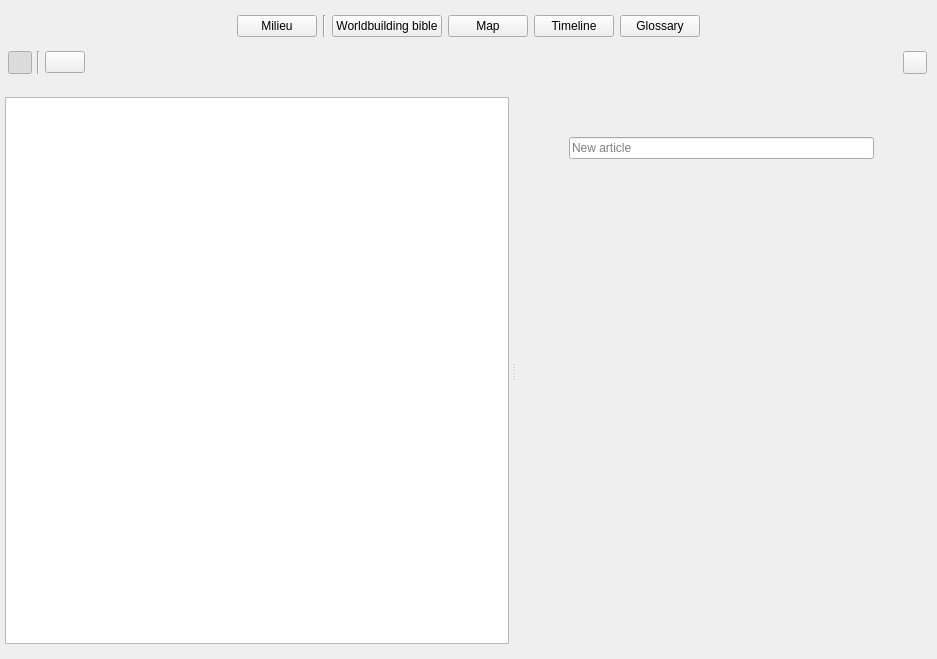
<?xml version="1.0" encoding="UTF-8"?>
<ui version="4.0">
 <class>WorldBuildingView</class>
 <widget class="QWidget" name="WorldBuildingView">
  <property name="geometry">
   <rect>
    <x>0</x>
    <y>0</y>
    <width>937</width>
    <height>659</height>
   </rect>
  </property>
  <property name="windowTitle">
   <string>Form</string>
  </property>
  <property name="bg" stdset="0">
   <bool>true</bool>
  </property>
  <layout class="QVBoxLayout" name="verticalLayout_3">
   <property name="spacing">
    <number>3</number>
   </property>
   <property name="leftMargin">
    <number>0</number>
   </property>
   <property name="topMargin">
    <number>15</number>
   </property>
   <property name="rightMargin">
    <number>0</number>
   </property>
   <property name="bottomMargin">
    <number>0</number>
   </property>
   <item>
    <widget class="QWidget" name="wdgButtonsHeader" native="true">
     <layout class="QHBoxLayout" name="horizontalLayout_4">
      <property name="leftMargin">
       <number>0</number>
      </property>
      <property name="topMargin">
       <number>0</number>
      </property>
      <property name="rightMargin">
       <number>0</number>
      </property>
      <property name="bottomMargin">
       <number>2</number>
      </property>
      <item>
       <spacer name="horizontalSpacer_5">
        <property name="orientation">
         <enum>Qt::Horizontal</enum>
        </property>
        <property name="sizeHint" stdset="0">
         <size>
          <width>40</width>
          <height>20</height>
         </size>
        </property>
       </spacer>
      </item>
      <item>
       <widget class="QPushButton" name="btnMilieuView">
        <property name="cursor">
         <cursorShape>PointingHandCursor</cursorShape>
        </property>
        <property name="toolTip">
         <string tr="true">Milieu entities</string>
        </property>
        <property name="text">
         <string tr="true">Milieu</string>
        </property>
        <property name="shortcut">
         <string>1</string>
        </property>
        <property name="checkable">
         <bool>true</bool>
        </property>
        <property name="checked">
         <bool>false</bool>
        </property>
        <property name="transparent-rounded-bg-on-hover" stdset="0">
         <bool>true</bool>
        </property>
        <property name="secondary-selector" stdset="0">
         <bool>true</bool>
        </property>
        <property name="transparent-magnolia-rounded-bg-on-hover" stdset="0">
         <bool>true</bool>
        </property>
        <attribute name="buttonGroup">
         <string notr="true">buttonGroup</string>
        </attribute>
       </widget>
      </item>
      <item>
       <widget class="Line" name="line_3">
        <property name="orientation">
         <enum>Qt::Vertical</enum>
        </property>
       </widget>
      </item>
      <item>
       <widget class="QPushButton" name="btnWorldView">
        <property name="cursor">
         <cursorShape>PointingHandCursor</cursorShape>
        </property>
        <property name="toolTip">
         <string tr="true">Worldbuilding bible with articles</string>
        </property>
        <property name="text">
         <string tr="true">Worldbuilding bible</string>
        </property>
        <property name="shortcut">
         <string>1</string>
        </property>
        <property name="checkable">
         <bool>true</bool>
        </property>
        <property name="checked">
         <bool>false</bool>
        </property>
        <property name="transparent-rounded-bg-on-hover" stdset="0">
         <bool>true</bool>
        </property>
        <property name="secondary-selector" stdset="0">
         <bool>true</bool>
        </property>
        <property name="transparent-magnolia-rounded-bg-on-hover" stdset="0">
         <bool>true</bool>
        </property>
        <attribute name="buttonGroup">
         <string notr="true">buttonGroup</string>
        </attribute>
       </widget>
      </item>
      <item>
       <widget class="QPushButton" name="btnMapView">
        <property name="cursor">
         <cursorShape>PointingHandCursor</cursorShape>
        </property>
        <property name="toolTip">
         <string tr="true">Map</string>
        </property>
        <property name="text">
         <string tr="true">Map</string>
        </property>
        <property name="shortcut">
         <string>3</string>
        </property>
        <property name="checkable">
         <bool>true</bool>
        </property>
        <property name="checked">
         <bool>false</bool>
        </property>
        <property name="transparent-rounded-bg-on-hover" stdset="0">
         <bool>true</bool>
        </property>
        <property name="secondary-selector" stdset="0">
         <bool>true</bool>
        </property>
        <property name="transparent-magnolia-rounded-bg-on-hover" stdset="0">
         <bool>true</bool>
        </property>
        <attribute name="buttonGroup">
         <string notr="true">buttonGroup</string>
        </attribute>
       </widget>
      </item>
      <item>
       <widget class="QPushButton" name="btnHistoryView">
        <property name="cursor">
         <cursorShape>PointingHandCursor</cursorShape>
        </property>
        <property name="toolTip">
         <string tr="true">Timeline</string>
        </property>
        <property name="text">
         <string tr="true">Timeline</string>
        </property>
        <property name="shortcut">
         <string>3</string>
        </property>
        <property name="checkable">
         <bool>true</bool>
        </property>
        <property name="checked">
         <bool>false</bool>
        </property>
        <property name="transparent-rounded-bg-on-hover" stdset="0">
         <bool>true</bool>
        </property>
        <property name="secondary-selector" stdset="0">
         <bool>true</bool>
        </property>
        <property name="transparent-magnolia-rounded-bg-on-hover" stdset="0">
         <bool>true</bool>
        </property>
        <attribute name="buttonGroup">
         <string notr="true">buttonGroup</string>
        </attribute>
       </widget>
      </item>
      <item>
       <widget class="QPushButton" name="btnGlossaryView">
        <property name="cursor">
         <cursorShape>PointingHandCursor</cursorShape>
        </property>
        <property name="toolTip">
         <string tr="true">Glossary</string>
        </property>
        <property name="text">
         <string tr="true">Glossary</string>
        </property>
        <property name="shortcut">
         <string>3</string>
        </property>
        <property name="checkable">
         <bool>true</bool>
        </property>
        <property name="checked">
         <bool>false</bool>
        </property>
        <property name="transparent-rounded-bg-on-hover" stdset="0">
         <bool>true</bool>
        </property>
        <property name="secondary-selector" stdset="0">
         <bool>true</bool>
        </property>
        <property name="transparent-magnolia-rounded-bg-on-hover" stdset="0">
         <bool>true</bool>
        </property>
        <attribute name="buttonGroup">
         <string notr="true">buttonGroup</string>
        </attribute>
       </widget>
      </item>
      <item>
       <spacer name="horizontalSpacer_8">
        <property name="orientation">
         <enum>Qt::Horizontal</enum>
        </property>
        <property name="sizeHint" stdset="0">
         <size>
          <width>40</width>
          <height>20</height>
         </size>
        </property>
       </spacer>
      </item>
     </layout>
    </widget>
   </item>
   <item>
    <widget class="QStackedWidget" name="stackedWidget">
     <property name="currentIndex">
      <number>0</number>
     </property>
     <widget class="QWidget" name="pageEntity">
      <property name="bg-image" stdset="0">
       <bool>true</bool>
      </property>
      <layout class="QVBoxLayout" name="verticalLayout_6">
       <property name="spacing">
        <number>3</number>
       </property>
       <property name="leftMargin">
        <number>0</number>
       </property>
       <property name="topMargin">
        <number>0</number>
       </property>
       <property name="rightMargin">
        <number>0</number>
       </property>
       <property name="bottomMargin">
        <number>0</number>
       </property>
       <item>
        <widget class="QWidget" name="wdgEntityToolbar" native="true">
         <property name="sizePolicy">
          <sizepolicy hsizetype="Preferred" vsizetype="Maximum">
           <horstretch>0</horstretch>
           <verstretch>0</verstretch>
          </sizepolicy>
         </property>
         <property name="bg" stdset="0">
          <bool>true</bool>
         </property>
         <layout class="QHBoxLayout" name="horizontalLayout">
          <property name="spacing">
           <number>5</number>
          </property>
          <property name="leftMargin">
           <number>8</number>
          </property>
          <property name="rightMargin">
           <number>10</number>
          </property>
          <property name="bottomMargin">
           <number>5</number>
          </property>
          <item>
           <widget class="QToolButton" name="btnTreeToggle">
            <property name="cursor">
             <cursorShape>PointingHandCursor</cursorShape>
            </property>
            <property name="text">
             <string/>
            </property>
            <property name="checkable">
             <bool>true</bool>
            </property>
            <property name="checked">
             <bool>true</bool>
            </property>
            <property name="base" stdset="0">
             <bool>true</bool>
            </property>
           </widget>
          </item>
          <item>
           <widget class="Line" name="line">
            <property name="orientation">
             <enum>Qt::Vertical</enum>
            </property>
           </widget>
          </item>
          <item>
           <widget class="QPushButton" name="btnNew">
            <property name="maximumSize">
             <size>
              <width>130</width>
              <height>16777215</height>
             </size>
            </property>
            <property name="cursor">
             <cursorShape>PointingHandCursor</cursorShape>
            </property>
            <property name="toolTip">
             <string tr="true">Add new article</string>
            </property>
            <property name="text">
             <string/>
            </property>
            <property name="shortcut">
             <string>Ctrl+N</string>
            </property>
            <property name="positive" stdset="0">
             <bool>true</bool>
            </property>
            <property name="base" stdset="0">
             <bool>true</bool>
            </property>
           </widget>
          </item>
          <item>
           <spacer name="horizontalSpacer">
            <property name="orientation">
             <enum>Qt::Horizontal</enum>
            </property>
            <property name="sizeHint" stdset="0">
             <size>
              <width>40</width>
              <height>20</height>
             </size>
            </property>
           </spacer>
          </item>
          <item>
           <widget class="QToolButton" name="btnSettings">
            <property name="cursor">
             <cursorShape>PointingHandCursor</cursorShape>
            </property>
            <property name="text">
             <string/>
            </property>
            <property name="checkable">
             <bool>true</bool>
            </property>
            <property name="base" stdset="0">
             <bool>true</bool>
            </property>
           </widget>
          </item>
         </layout>
        </widget>
       </item>
       <item>
        <widget class="QWidget" name="widget" native="true">
         <layout class="QHBoxLayout" name="horizontalLayout_6">
          <property name="spacing">
           <number>3</number>
          </property>
          <property name="leftMargin">
           <number>0</number>
          </property>
          <property name="topMargin">
           <number>0</number>
          </property>
          <property name="rightMargin">
           <number>0</number>
          </property>
          <property name="bottomMargin">
           <number>0</number>
          </property>
          <item>
           <widget class="QSplitter" name="splitterNav">
            <property name="orientation">
             <enum>Qt::Horizontal</enum>
            </property>
            <property name="handleWidth">
             <number>10</number>
            </property>
            <property name="childrenCollapsible">
             <bool>false</bool>
            </property>
            <widget class="QWidget" name="wdgWorldContainer" native="true">
             <property name="sizePolicy">
              <sizepolicy hsizetype="Preferred" vsizetype="Expanding">
               <horstretch>0</horstretch>
               <verstretch>0</verstretch>
              </sizepolicy>
             </property>
             <layout class="QVBoxLayout" name="verticalLayout_2">
              <property name="spacing">
               <number>3</number>
              </property>
              <property name="leftMargin">
               <number>5</number>
              </property>
              <property name="topMargin">
               <number>15</number>
              </property>
              <property name="rightMargin">
               <number>0</number>
              </property>
              <property name="bottomMargin">
               <number>15</number>
              </property>
              <item>
               <widget class="WorldBuildingTreeView" name="treeWorld">
                <property name="sizePolicy">
                 <sizepolicy hsizetype="Preferred" vsizetype="Expanding">
                  <horstretch>0</horstretch>
                  <verstretch>0</verstretch>
                 </sizepolicy>
                </property>
                <property name="mouseTracking">
                 <bool>true</bool>
                </property>
               </widget>
              </item>
             </layout>
            </widget>
            <widget class="QScrollArea" name="scrollArea">
             <property name="frameShape">
              <enum>QFrame::NoFrame</enum>
             </property>
             <property name="widgetResizable">
              <bool>true</bool>
             </property>
             <widget class="QWidget" name="scrollAreaWidgetContents">
              <property name="geometry">
               <rect>
                <x>0</x>
                <y>0</y>
                <width>423</width>
                <height>577</height>
               </rect>
              </property>
              <property name="sizePolicy">
               <sizepolicy hsizetype="Expanding" vsizetype="Expanding">
                <horstretch>0</horstretch>
                <verstretch>0</verstretch>
               </sizepolicy>
              </property>
              <property name="bg-image" stdset="0">
               <bool>true</bool>
              </property>
              <layout class="QHBoxLayout" name="horizontalLayout_2">
               <property name="spacing">
                <number>3</number>
               </property>
               <property name="leftMargin">
                <number>40</number>
               </property>
               <property name="topMargin">
                <number>15</number>
               </property>
               <property name="rightMargin">
                <number>40</number>
               </property>
               <property name="bottomMargin">
                <number>15</number>
               </property>
               <item>
                <widget class="QFrame" name="wdgCenterEditor">
                 <property name="sizePolicy">
                  <sizepolicy hsizetype="Preferred" vsizetype="Expanding">
                   <horstretch>0</horstretch>
                   <verstretch>0</verstretch>
                  </sizepolicy>
                 </property>
                 <property name="maximumSize">
                  <size>
                   <width>1000</width>
                   <height>16777215</height>
                  </size>
                 </property>
                 <layout class="QVBoxLayout" name="verticalLayout" stretch="0,0">
                  <property name="spacing">
                   <number>5</number>
                  </property>
                  <property name="leftMargin">
                   <number>0</number>
                  </property>
                  <property name="topMargin">
                   <number>40</number>
                  </property>
                  <property name="rightMargin">
                   <number>0</number>
                  </property>
                  <property name="bottomMargin">
                   <number>15</number>
                  </property>
                  <item>
                   <widget class="QWidget" name="wdgNameHeader" native="true">
                    <layout class="QVBoxLayout" name="verticalLayout_7">
                     <property name="spacing">
                      <number>20</number>
                     </property>
                     <property name="leftMargin">
                      <number>10</number>
                     </property>
                     <property name="topMargin">
                      <number>0</number>
                     </property>
                     <property name="rightMargin">
                      <number>10</number>
                     </property>
                     <property name="bottomMargin">
                      <number>10</number>
                     </property>
                     <item>
                      <widget class="QLineEdit" name="lineName">
                       <property name="placeholderText">
                        <string tr="true">New article</string>
                       </property>
                      </widget>
                     </item>
                    </layout>
                   </widget>
                  </item>
                  <item>
                   <spacer name="verticalSpacer">
                    <property name="orientation">
                     <enum>Qt::Vertical</enum>
                    </property>
                    <property name="sizeHint" stdset="0">
                     <size>
                      <width>20</width>
                      <height>40</height>
                     </size>
                    </property>
                   </spacer>
                  </item>
                 </layout>
                </widget>
               </item>
              </layout>
             </widget>
            </widget>
           </widget>
          </item>
          <item>
           <widget class="QWidget" name="wdgSideBar" native="true">
            <property name="sizePolicy">
             <sizepolicy hsizetype="Maximum" vsizetype="Preferred">
              <horstretch>0</horstretch>
              <verstretch>0</verstretch>
             </sizepolicy>
            </property>
            <layout class="QVBoxLayout" name="verticalLayout_8">
             <property name="spacing">
              <number>5</number>
             </property>
             <property name="leftMargin">
              <number>5</number>
             </property>
             <property name="topMargin">
              <number>5</number>
             </property>
             <property name="rightMargin">
              <number>5</number>
             </property>
             <property name="bottomMargin">
              <number>5</number>
             </property>
            </layout>
           </widget>
          </item>
         </layout>
        </widget>
       </item>
      </layout>
     </widget>
     <widget class="QWidget" name="pageMap">
      <layout class="QVBoxLayout" name="verticalLayout_4">
       <property name="spacing">
        <number>0</number>
       </property>
       <property name="leftMargin">
        <number>0</number>
       </property>
       <property name="topMargin">
        <number>0</number>
       </property>
       <property name="rightMargin">
        <number>0</number>
       </property>
       <property name="bottomMargin">
        <number>0</number>
       </property>
      </layout>
     </widget>
     <widget class="QWidget" name="pageGlossary">
      <property name="bg-image" stdset="0">
       <bool>true</bool>
      </property>
      <layout class="QHBoxLayout" name="horizontalLayout_5">
       <property name="spacing">
        <number>3</number>
       </property>
       <property name="leftMargin">
        <number>2</number>
       </property>
       <property name="topMargin">
        <number>25</number>
       </property>
       <property name="rightMargin">
        <number>2</number>
       </property>
       <property name="bottomMargin">
        <number>15</number>
       </property>
       <item>
        <spacer name="horizontalSpacer_4">
         <property name="orientation">
          <enum>Qt::Horizontal</enum>
         </property>
         <property name="sizeType">
          <enum>QSizePolicy::Fixed</enum>
         </property>
         <property name="sizeHint" stdset="0">
          <size>
           <width>40</width>
           <height>20</height>
          </size>
         </property>
        </spacer>
       </item>
       <item>
        <widget class="QWidget" name="wdgGlossaryParent" native="true">
         <property name="maximumSize">
          <size>
           <width>1000</width>
           <height>16777215</height>
          </size>
         </property>
         <property name="relaxed-white-bg" stdset="0">
          <bool>true</bool>
         </property>
         <layout class="QVBoxLayout" name="verticalLayout_5">
          <property name="spacing">
           <number>5</number>
          </property>
          <property name="leftMargin">
           <number>5</number>
          </property>
          <property name="topMargin">
           <number>5</number>
          </property>
          <property name="rightMargin">
           <number>5</number>
          </property>
          <property name="bottomMargin">
           <number>5</number>
          </property>
         </layout>
        </widget>
       </item>
       <item>
        <spacer name="horizontalSpacer_6">
         <property name="orientation">
          <enum>Qt::Horizontal</enum>
         </property>
         <property name="sizeType">
          <enum>QSizePolicy::Fixed</enum>
         </property>
         <property name="sizeHint" stdset="0">
          <size>
           <width>40</width>
           <height>20</height>
          </size>
         </property>
        </spacer>
       </item>
      </layout>
     </widget>
     <widget class="QWidget" name="pageTimeline"/>
     <widget class="QWidget" name="pageMilieu">
      <layout class="QVBoxLayout" name="verticalLayout_13">
       <item>
        <widget class="QWidget" name="widgetMilieuToolbar" native="true">
         <property name="sizePolicy">
          <sizepolicy hsizetype="Preferred" vsizetype="Maximum">
           <horstretch>0</horstretch>
           <verstretch>0</verstretch>
          </sizepolicy>
         </property>
         <layout class="QHBoxLayout" name="horizontalLayout_3">
          <property name="spacing">
           <number>3</number>
          </property>
          <property name="leftMargin">
           <number>8</number>
          </property>
          <property name="bottomMargin">
           <number>5</number>
          </property>
          <item>
           <widget class="QToolButton" name="btnTreeToggleMilieu">
            <property name="cursor">
             <cursorShape>PointingHandCursor</cursorShape>
            </property>
            <property name="toolTip">
             <string tr="true">Toggle sidebar</string>
            </property>
            <property name="text">
             <string/>
            </property>
            <property name="checkable">
             <bool>true</bool>
            </property>
            <property name="checked">
             <bool>true</bool>
            </property>
            <property name="base" stdset="0">
             <bool>true</bool>
            </property>
           </widget>
          </item>
          <item>
           <widget class="Line" name="line_2">
            <property name="orientation">
             <enum>Qt::Vertical</enum>
            </property>
           </widget>
          </item>
          <item>
           <widget class="QPushButton" name="btnAddLocation">
            <property name="sizePolicy">
             <sizepolicy hsizetype="Maximum" vsizetype="Fixed">
              <horstretch>0</horstretch>
              <verstretch>0</verstretch>
             </sizepolicy>
            </property>
            <property name="maximumSize">
             <size>
              <width>130</width>
              <height>16777215</height>
             </size>
            </property>
            <property name="cursor">
             <cursorShape>PointingHandCursor</cursorShape>
            </property>
            <property name="toolTip">
             <string tr="true">Add new location</string>
            </property>
            <property name="text">
             <string/>
            </property>
            <property name="shortcut">
             <string>Ctrl+N</string>
            </property>
            <property name="positive" stdset="0">
             <bool>true</bool>
            </property>
            <property name="base" stdset="0">
             <bool>true</bool>
            </property>
           </widget>
          </item>
          <item>
           <spacer name="horizontalSpacer_2">
            <property name="orientation">
             <enum>Qt::Horizontal</enum>
            </property>
            <property name="sizeHint" stdset="0">
             <size>
              <width>40</width>
              <height>20</height>
             </size>
            </property>
           </spacer>
          </item>
         </layout>
        </widget>
       </item>
       <item>
        <widget class="QWidget" name="widget_2" native="true">
         <layout class="QHBoxLayout" name="horizontalLayout_9">
          <item>
           <widget class="QSplitter" name="splitterMilieuNav">
            <property name="orientation">
             <enum>Qt::Horizontal</enum>
            </property>
            <property name="childrenCollapsible">
             <bool>false</bool>
            </property>
            <property name="framed" stdset="0">
             <bool>true</bool>
            </property>
            <widget class="QWidget" name="wdgMilieuSidebar" native="true">
             <property name="maximumSize">
              <size>
               <width>16777215</width>
               <height>16777215</height>
              </size>
             </property>
             <property name="bg" stdset="0">
              <bool>true</bool>
             </property>
             <layout class="QVBoxLayout" name="verticalLayout_9">
              <property name="spacing">
               <number>0</number>
              </property>
              <property name="leftMargin">
               <number>10</number>
              </property>
              <property name="topMargin">
               <number>10</number>
              </property>
              <property name="rightMargin">
               <number>0</number>
              </property>
              <property name="bottomMargin">
               <number>0</number>
              </property>
              <item>
               <widget class="LocationsTreeView" name="treeLocations">
                <property name="sizePolicy">
                 <sizepolicy hsizetype="Preferred" vsizetype="Expanding">
                  <horstretch>0</horstretch>
                  <verstretch>0</verstretch>
                 </sizepolicy>
                </property>
                <property name="minimumSize">
                 <size>
                  <width>0</width>
                  <height>0</height>
                 </size>
                </property>
                <property name="maximumSize">
                 <size>
                  <width>16777215</width>
                  <height>16777215</height>
                 </size>
                </property>
                <property name="cursor" stdset="0">
                 <cursorShape>ArrowCursor</cursorShape>
                </property>
                <property name="mouseTracking">
                 <bool>true</bool>
                </property>
                <property name="frameShape">
                 <enum>QFrame::NoFrame</enum>
                </property>
                <property name="bg" stdset="0">
                 <bool>true</bool>
                </property>
               </widget>
              </item>
              <item>
               <widget class="QFrame" name="wdgDocsBottom">
                <property name="frameShape">
                 <enum>QFrame::NoFrame</enum>
                </property>
                <property name="frameShadow">
                 <enum>QFrame::Sunken</enum>
                </property>
                <property name="bottom-bar" stdset="0">
                 <bool>true</bool>
                </property>
                <layout class="QHBoxLayout" name="horizontalLayout_7">
                 <property name="spacing">
                  <number>3</number>
                 </property>
                 <property name="leftMargin">
                  <number>15</number>
                 </property>
                 <property name="topMargin">
                  <number>0</number>
                 </property>
                 <property name="rightMargin">
                  <number>0</number>
                 </property>
                 <property name="bottomMargin">
                  <number>0</number>
                 </property>
                </layout>
               </widget>
              </item>
             </layout>
            </widget>
            <widget class="QScrollArea" name="scrollArea_2">
             <property name="frameShape">
              <enum>QFrame::NoFrame</enum>
             </property>
             <property name="widgetResizable">
              <bool>true</bool>
             </property>
             <widget class="QWidget" name="scrollAreaWidgetContents_2">
              <property name="geometry">
               <rect>
                <x>0</x>
                <y>0</y>
                <width>98</width>
                <height>32</height>
               </rect>
              </property>
              <property name="sizePolicy">
               <sizepolicy hsizetype="Expanding" vsizetype="Expanding">
                <horstretch>0</horstretch>
                <verstretch>0</verstretch>
               </sizepolicy>
              </property>
              <property name="bg-image" stdset="0">
               <bool>true</bool>
              </property>
              <layout class="QHBoxLayout" name="horizontalLayout_8">
               <property name="spacing">
                <number>3</number>
               </property>
               <property name="leftMargin">
                <number>40</number>
               </property>
               <property name="topMargin">
                <number>15</number>
               </property>
               <property name="rightMargin">
                <number>40</number>
               </property>
               <property name="bottomMargin">
                <number>15</number>
               </property>
               <item>
                <widget class="QFrame" name="wdgMilieuCenterEditor">
                 <property name="sizePolicy">
                  <sizepolicy hsizetype="Preferred" vsizetype="Expanding">
                   <horstretch>0</horstretch>
                   <verstretch>0</verstretch>
                  </sizepolicy>
                 </property>
                 <property name="maximumSize">
                  <size>
                   <width>800</width>
                   <height>16777215</height>
                  </size>
                 </property>
                 <property name="frameShape">
                  <enum>QFrame::StyledPanel</enum>
                 </property>
                 <property name="relaxed-white-bg" stdset="0">
                  <bool>false</bool>
                 </property>
                 <property name="large-rounded" stdset="0">
                  <bool>true</bool>
                 </property>
                 <property name="darker-bg" stdset="0">
                  <bool>true</bool>
                 </property>
                 <layout class="QVBoxLayout" name="verticalLayout_10">
                  <property name="spacing">
                   <number>0</number>
                  </property>
                  <property name="leftMargin">
                   <number>0</number>
                  </property>
                  <property name="topMargin">
                   <number>0</number>
                  </property>
                  <property name="rightMargin">
                   <number>0</number>
                  </property>
                  <property name="bottomMargin">
                   <number>0</number>
                  </property>
                 </layout>
                </widget>
               </item>
              </layout>
             </widget>
            </widget>
           </widget>
          </item>
         </layout>
        </widget>
       </item>
      </layout>
     </widget>
    </widget>
   </item>
  </layout>
 </widget>
 <customwidgets>
  <customwidget>
   <class>WorldBuildingTreeView</class>
   <extends>QTreeView</extends>
   <header>plotlyst.view.widget.world</header>
  </customwidget>
  <customwidget>
   <class>LocationsTreeView</class>
   <extends>QTreeView</extends>
   <header>plotlyst.view.widget.world.milieu</header>
  </customwidget>
 </customwidgets>
 <resources/>
 <connections/>
 <buttongroups>
  <buttongroup name="buttonGroup"/>
 </buttongroups>
</ui>
